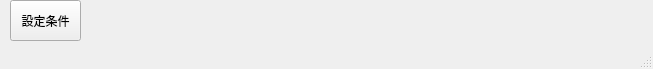
<?xml version="1.0" encoding="UTF-8"?>
<ui version="4.0">
 <class>MainWindow</class>
 <widget class="QMainWindow" name="MainWindow">
  <property name="geometry">
   <rect>
    <x>0</x>
    <y>0</y>
    <width>653</width>
    <height>69</height>
   </rect>
  </property>
  <property name="windowTitle">
   <string>MainWindow</string>
  </property>
  <property name="toolButtonStyle">
   <enum>Qt::ToolButtonIconOnly</enum>
  </property>
  <widget class="QWidget" name="centralwidget">
   <widget class="QPushButton" name="pushButton_ReadConfigFile">
    <property name="geometry">
     <rect>
      <x>10</x>
      <y>0</y>
      <width>71</width>
      <height>41</height>
     </rect>
    </property>
    <property name="text">
     <string>設定条件</string>
    </property>
   </widget>
  </widget>
  <widget class="QStatusBar" name="statusbar"/>
 </widget>
 <resources/>
 <connections/>
</ui>
